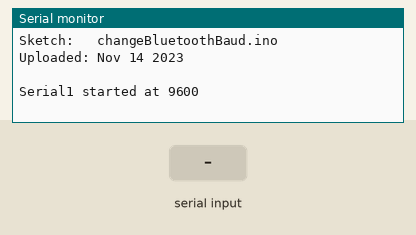
Simulated run of this sketch. Board: Arduino Leonardo, built with avr-gcc and run on an emulated ATmega32U4. Shown: the last lines printed to the serial monitor. The test bench sets the inputs (shaded band).

Above: at 1.2 s.
1.3 s: "1\n" received over Serial
At 2.4 s:
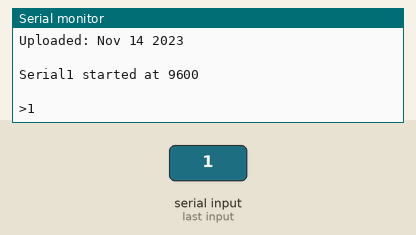
2.8 s: "1\n" received over the second serial link
At 3.5 s:
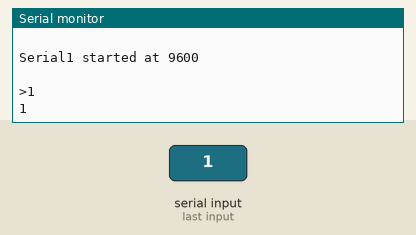
4.3 s: byte 10 (10) received over Serial
At 4.6 s:
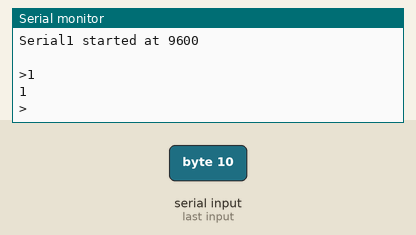
5.8 s: "0\n" received over Serial
At 7.0 s:
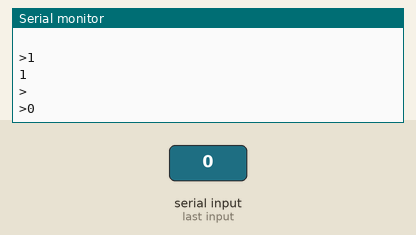
7.3 s: "0\n" received over the second serial link
At 8.2 s:
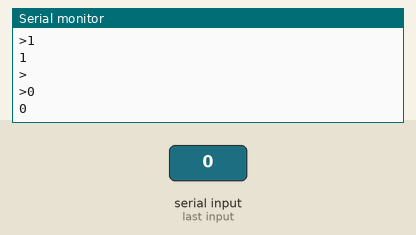

The sketch:

changeBluetoothBaud.ino
```cpp
// To enable AT mode connect the EN pin of the HC05
// to 3.3V.  Caution, do not connect EN to 5V.
/// more commands: https://charithdesilva.com/using-an-hc-05-bluetooth-module-for-arduino-with-macos-monterey-2fe0b3e4b63e
//in serial monitor, type:
//AT+UART=115200,0,0

const long baudRate = 9600;
char c = ' ';
boolean NL = true;

void setup()
{
   Serial.begin(115200);
   Serial.print("Sketch:   ");   Serial.println(__FILE__);
   Serial.print("Uploaded: ");   Serial.println(__DATE__);
   Serial.println(" ");

   Serial1.begin(baudRate);
   Serial.print("Serial1 started at ");
   Serial.println(baudRate);
   //Serial1.print("Serial1 started at ");
   //Serial1.println(baudRate);
   Serial.println(" ");
}

void loop()
{
   // Read from the Bluetooth module and send to the Arduino Serial Monitor
   if (Serial1.available())
   {
      c = Serial1.read();
      Serial.write(c);
   }

   // Read from the Serial Monitor and send to the Bluetooth module
   if (Serial.available())
   {
      c = Serial.read();
      Serial1.write(c);

      // Echo the user input to the main window. The ">" character indicates the user entered text.
      if (NL)
      {
         Serial.print(">");
         NL = false;
      }
      Serial.write(c);
      if (c == 10)
      {
         NL = true;
      }
   }
}
```

Measured:
- after the input at 1.3 s, the serial monitor: prints a new line at once (image 1)
- after the input at 2.8 s, the serial monitor: prints a new line at once (image 2)
- after the input at 4.3 s, the serial monitor: prints a new line at once (image 3)
- after the input at 5.8 s, the serial monitor: prints a new line at once (image 4)
- after the input at 7.3 s, the serial monitor: prints a new line at once (image 5)
